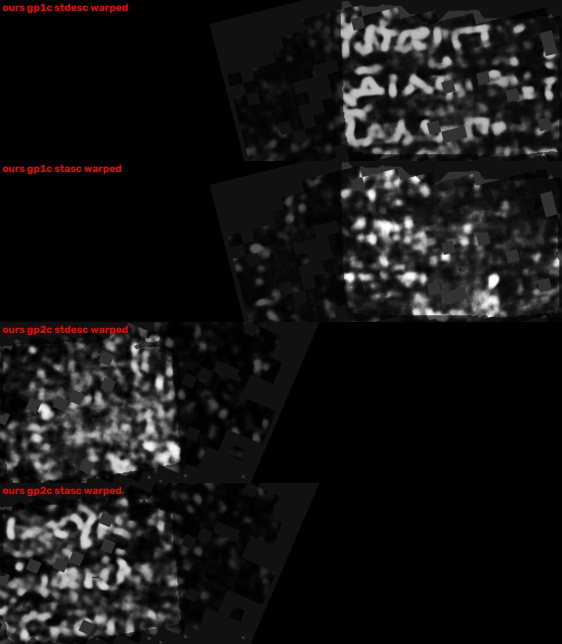
#> input picture progress_prize_nov2026/img/T1_gp_studio.jpg, 1123 x 1288 px (shown at 1/2 size)
$ python letterbox_auc.py ../../../progress_prize_nov2026/img/T1_fw033_studio_desc_full.jpg ../../../progress_prize_nov2026/img/T1_gp_studio.jpg ../../../progress_prize_nov2026/img/T1_gp_studio.jpg 1.0
#> lines starting #> are read from the running program, lines starting #| are printed output that depends on the picture; after the words box and inside, x2 and y2 are one past the last pixel; in counts of white or black regions, pixels touching at a corner belong together
#!/usr/bin/env python3
# ---------------------------------------------------------------------------------------------------
# methods_ledger/code/letterbox_auc.py
# Provided for REVIEW of our arithmetic, not as a packaged tool. No support, no tests, no stable interface.
# Sanitised extract of a private lane script: local paths, the preview code and the call of a third-party
# line finder were removed. The definition of positives, negatives, z, AUC and 'hot' is unchanged.
# Ledger entry: 03_controls.md C2, C3 (letter-box AUC on the PHerc. 0343 and PHerc. 0306B positives)
# ---------------------------------------------------------------------------------------------------
"""Letter-box AUC of one detector map on a public positive.

positives = valid pixels inside any published letter box (or the claim box)
negatives = valid pixels at least 1.5 mm from every box (letters outside the boxes are possible: kept out)
z         = per-map z-score over valid pixels (48 px border set to 0)
AUC       = rank AUC of z, positives against negatives (400,000 pixels of each at most, seed 0)
hot       = share of pixels with z > 2 (reported inside the boxes and in the negatives)

Boxes are DILUTED positives: most pixels inside a letter box are blank papyrus. An AUC of 0.6-0.75 on boxes
therefore corresponds to clearly visible letters, and must not be compared with the per-pixel AUCs of the
PHerc. 0841 control (0.86-0.92), which use a per-pixel ink map as the answer key.

usage: letterbox_auc.py MAP.png MASK.png BOXES.json UM_PER_PX      (BOXES = [[x0, y0, x1, y1], ...] in map px)
"""
import sys, json
import numpy as np, cv2
from scipy.stats import rankdata


def to_z(prob, valid, border=48):
    p = prob.astype(np.float32); v = valid
    if v.sum() < 100:
        return np.zeros_like(p)
    z = (p - p[v].mean()) / (p[v].std() + 1e-6); z[~valid] = 0
    if border:
        z[:border] = 0; z[-border:] = 0; z[:, :border] = 0; z[:, -border:] = 0
    return z.astype(np.float32)


def auc(pos, neg):
    pos = np.asarray(pos, np.float64); neg = np.asarray(neg, np.float64)
    if pos.size == 0 or neg.size == 0:
        return None
    r = rankdata(np.concatenate([pos, neg]))
    return float((r[:pos.size].sum() - pos.size * (pos.size + 1) / 2) / (pos.size * neg.size))


if __name__ == '__main__':
    fmap, fmask, fbox, um = sys.argv[1], sys.argv[2], sys.argv[3], float(sys.argv[4])
    valid = cv2.imread(fmask, 0) > 0
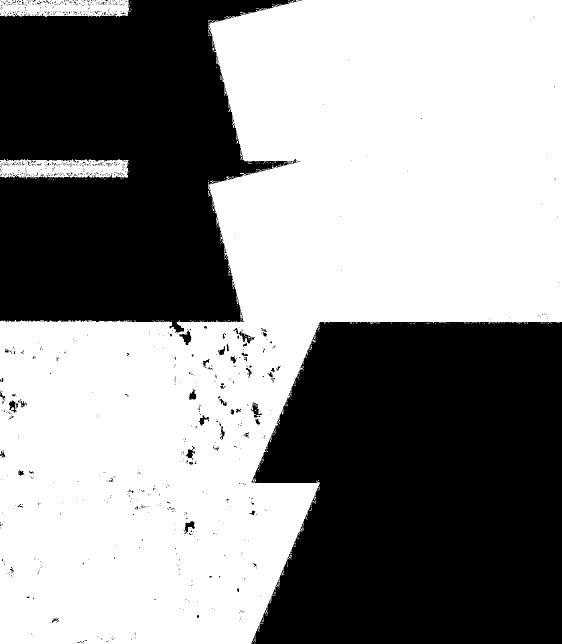
#> valid: shape (1288, 1123) bool (shown at 1/2 size); 55.8% white; 1041 black regions (987 under 20 px), largest, box (x1, y1, x2, y2) and area: (503, 644, 1123, 1288) 354390, (0, 0, 604, 665) 278809, (359, 661, 383, 690) 329
    H, W = valid.shape
#> H = 1288; W = 1123
    box = np.zeros((H, W), bool)
#> (the run stopped early here; a loop or call above may not have finished)

$ run again, on progress_prize_nov2026/img/T1_studio_desc_vs_winner.jpg
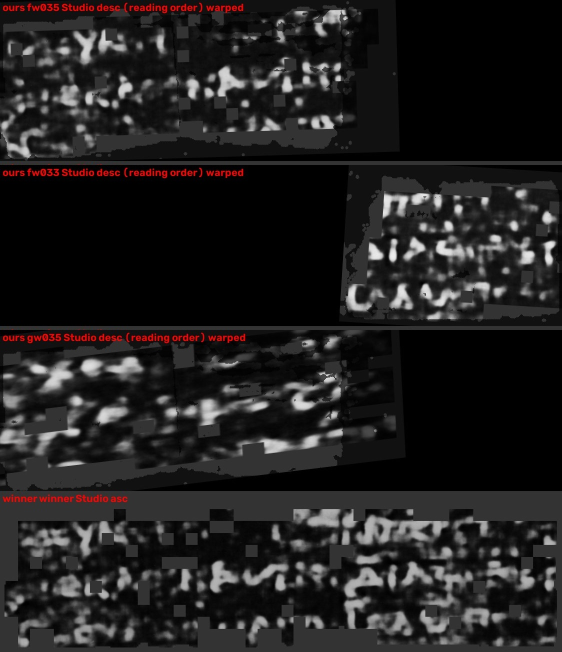
#> input picture progress_prize_nov2026/img/T1_studio_desc_vs_winner.jpg, 1123 x 1304 px (shown at 1/2 size)
#> `valid = cv2.imread(fmask, 0) > 0`:
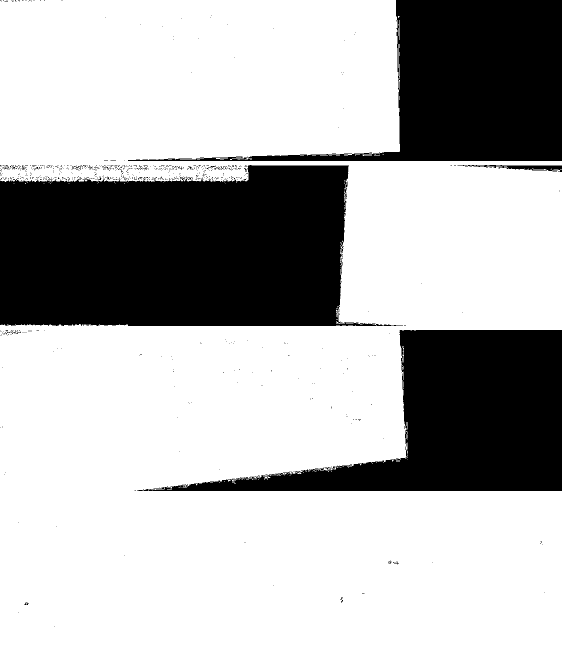
#> valid: shape (1304, 1123) bool (shown at 1/2 size); 70.2% white; 772 black regions (761 under 20 px), largest, box (x1, y1, x2, y2) and area: (0, 330, 806, 652) 204620, (274, 660, 1123, 982) 118637, (256, 0, 1123, 322) 109937
